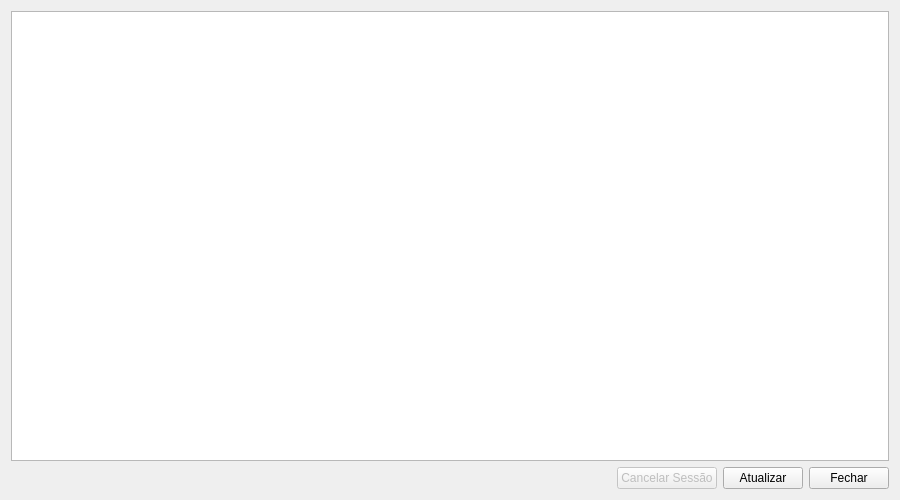
<?xml version="1.0" encoding="UTF-8"?>
<ui version="4.0">
 <class>UploadSessionsDialog</class>
 <widget class="QDialog" name="UploadSessionsDialog">
  <property name="geometry">
   <rect>
    <x>0</x>
    <y>0</y>
    <width>900</width>
    <height>500</height>
   </rect>
  </property>
  <property name="windowTitle">
   <string>Sessões de Upload</string>
  </property>
  <layout class="QVBoxLayout" name="verticalLayout">
   <item>
    <widget class="QTableWidget" name="sessionsTable">
     <property name="editTriggers">
      <set>QAbstractItemView::NoEditTriggers</set>
     </property>
     <property name="selectionBehavior">
      <enum>QAbstractItemView::SelectRows</enum>
     </property>
     <property name="sortingEnabled">
      <bool>true</bool>
     </property>
     <attribute name="horizontalHeaderStretchLastSection">
      <bool>true</bool>
     </attribute>
    </widget>
   </item>
   <item>
    <layout class="QHBoxLayout" name="bottomLayout">
     <item>
      <spacer name="horizontalSpacer">
       <property name="orientation">
        <enum>Qt::Horizontal</enum>
       </property>
       <property name="sizeHint" stdset="0">
        <size>
         <width>40</width>
         <height>20</height>
        </size>
       </property>
      </spacer>
     </item>
     <item>
      <widget class="QPushButton" name="cancelSessionButton">
       <property name="text">
        <string>Cancelar Sessão</string>
       </property>
       <property name="enabled">
        <bool>false</bool>
       </property>
      </widget>
     </item>
     <item>
      <widget class="QPushButton" name="refreshButton">
       <property name="text">
        <string>Atualizar</string>
       </property>
      </widget>
     </item>
     <item>
      <widget class="QPushButton" name="closeButton">
       <property name="text">
        <string>Fechar</string>
       </property>
      </widget>
     </item>
    </layout>
   </item>
  </layout>
 </widget>
 <resources/>
 <connections/>
</ui>
